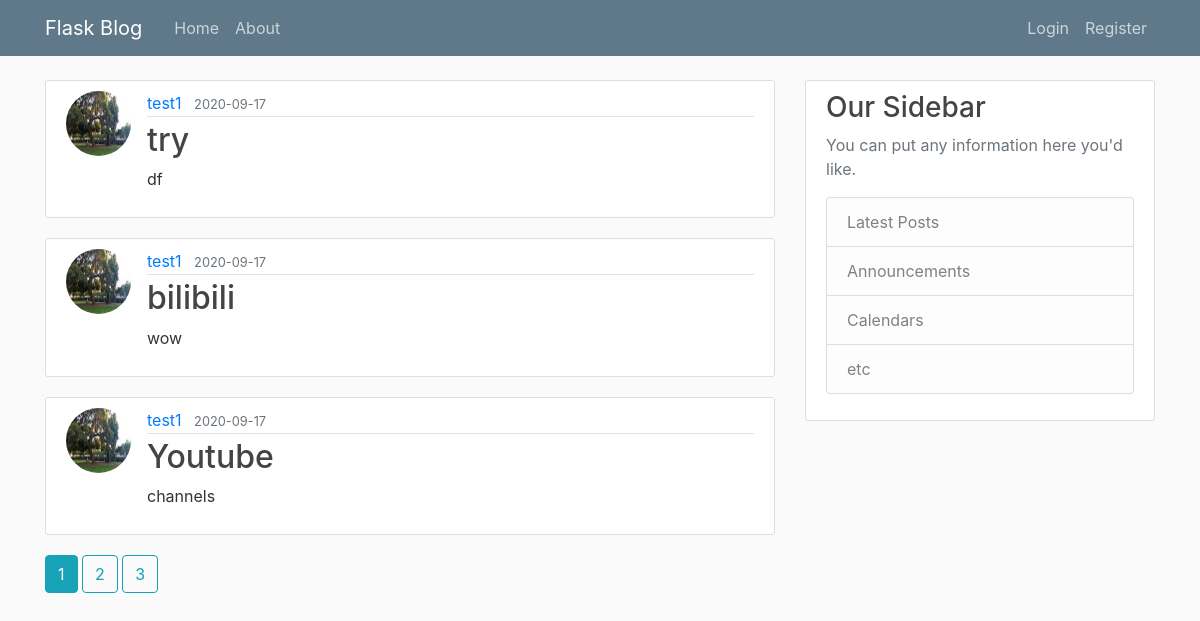
Page /home on the earlier database version.
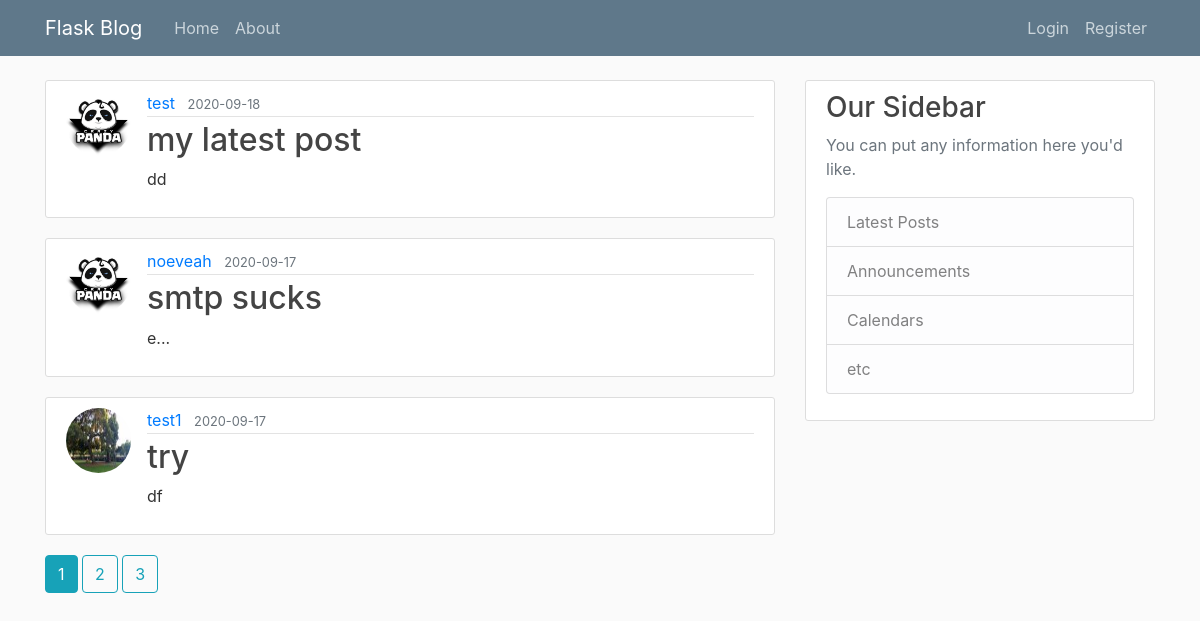
Same page on the later database version.
### flaskblog/models.py (models this page shows, shortened)
class Post(db.Model):
    id = db.Column(db.Integer, primary_key=True)
    title = db.Column(db.String(100), nullable=False)
    date_posted = db.Column(db.DateTime, nullable=False, default=datetime.utcnow)
    content = db.Column(db.Text, nullable=False)
    user_id = db.Column(db.Integer, db.ForeignKey('user.id'), nullable=False)

class User(db.Model, UserMixin):
    id = db.Column(db.Integer, primary_key=True)
    username = db.Column(db.String(20), unique=True, nullable=False)
    email = db.Column(db.String(120), unique=True, nullable=False)
    image_file = db.Column(db.String(20), nullable=False, default='default.jpg')
    password = db.Column(db.String(60), nullable=False)
    posts = db.relationship('Post', backref='author', lazy=True)

### flaskblog/main/routes.py (the view)
@main.route("/")
@main.route("/home")
def home():
    page = request.args.get('page', 1, type=int)
    posts = Post.query.order_by(Post.date_posted.desc()).paginate(page=page, per_page=3)
    return render_template("home.html", posts=posts)

### flaskblog/templates/home.html
{% extends "layout.html" %}
{% block content%}
{% for post in posts.items %}
<article class="media content-section">
    <img class="rounded-circle article-img"
         src="{{ url_for('static', filename='profile_pics/' + post.author.image_file) }}">
    <div class="media-body">
        <div class="article-metadata">
            <a class="mr-2" href="{{ url_for('users.user_posts', username=post.author.username) }}">{{
                post.author.username
                }}</a>
            <small class="text-muted">{{ post.date_posted.strftime('%Y-%m-%d') }}</small>
        </div>
        <h2><a class="article-title" href="{{ url_for('posts.post', post_id=post.id) }}">{{ post.title }}</a></h2>
        <p class="article-content">{{ post.content }}</p>
    </div>
</article>
{% endfor %}
{% for page_num in posts.iter_pages(left_edge=1, right_edge=1, left_current=1, right_current=2) %}
{% if page_num %}
{% if posts.page == page_num %}
<a class="btn btn-info mb-4" href="{{ url_for('main.home', page=page_num) }}">{{page_num}}</a>
{% else %}
<a class="btn btn-outline-info mb-4" href="{{ url_for('main.home', page=page_num) }}">{{page_num}}</a>
{% endif %}
{% else %}
...
{% endif %}
{% endfor %}
{% endblock content%}

Differences in the rows shown:
no longer on this page (row unchanged): Post: image_file (picture), author.username "test1", date_posted "2020-09-17", title "bilibili", content "wow"
no longer on this page (row unchanged): Post: image_file (picture), author.username "test1", date_posted "2020-09-17", title "Youtube", content "channels"
added Post: image_file (placeholder picture), author.username "test", date_posted "2020-09-18", title "my latest post", content "dd"
added Post: image_file (placeholder picture), author.username "noeveah", date_posted "2020-09-17", title "smtp sucks", content "e..."
